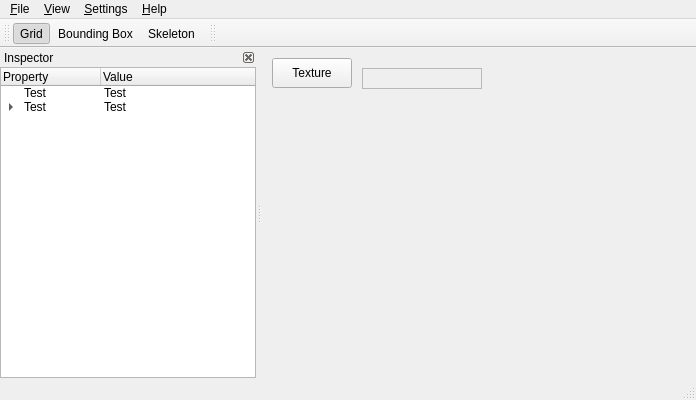
<?xml version="1.0" encoding="UTF-8"?>
<ui version="4.0">
 <class>MainWindowClass</class>
 <widget class="QMainWindow" name="MainWindowClass">
  <property name="geometry">
   <rect>
    <x>0</x>
    <y>0</y>
    <width>696</width>
    <height>400</height>
   </rect>
  </property>
  <property name="windowTitle">
   <string>MainWindow</string>
  </property>
  <property name="windowIcon">
   <iconset>
    <normaloff>:/icons/application/mv.png</normaloff>:/icons/application/mv.png</iconset>
  </property>
  <property name="styleSheet">
   <string notr="true"/>
  </property>
  <property name="toolButtonStyle">
   <enum>Qt::ToolButtonIconOnly</enum>
  </property>
  <property name="dockOptions">
   <set>QMainWindow::AllowTabbedDocks|QMainWindow::AnimatedDocks</set>
  </property>
  <widget class="QWidget" name="centralWidget">
   <layout class="QVBoxLayout" name="verticalLayout_2">
    <property name="margin">
     <number>0</number>
    </property>
    <item>
     <widget class="OgreRenderWindow" name="ogreWindow" native="true">
      <widget class="QToolButton" name="polyMode">
       <property name="geometry">
        <rect>
         <x>10</x>
         <y>10</y>
         <width>80</width>
         <height>30</height>
        </rect>
       </property>
       <property name="sizePolicy">
        <sizepolicy hsizetype="Fixed" vsizetype="Fixed">
         <horstretch>0</horstretch>
         <verstretch>0</verstretch>
        </sizepolicy>
       </property>
       <property name="minimumSize">
        <size>
         <width>80</width>
         <height>29</height>
        </size>
       </property>
       <property name="toolTip">
        <string>Cycle rendering modes.</string>
       </property>
       <property name="statusTip">
        <string>Cycle rendering modes.</string>
       </property>
       <property name="styleSheet">
        <string>  QToolButton::menu-button:hover {
         border: 1px outset #bbbbbb;
         border-top-right-radius: 3px;
         border-bottom-right-radius: 3px;
         /* 16px width + 4px for border = 20px allocated above */
         width: 10px;
}</string>
       </property>
       <property name="text">
        <string>Texture</string>
       </property>
       <property name="popupMode">
        <enum>QToolButton::InstantPopup</enum>
       </property>
       <property name="toolButtonStyle">
        <enum>Qt::ToolButtonIconOnly</enum>
       </property>
       <property name="arrowType">
        <enum>Qt::NoArrow</enum>
       </property>
      </widget>
      <widget class="AnimationFrame" name="animControls">
       <property name="geometry">
        <rect>
         <x>100</x>
         <y>20</y>
         <width>120</width>
         <height>21</height>
        </rect>
       </property>
       <property name="frameShape">
        <enum>QFrame::StyledPanel</enum>
       </property>
       <property name="frameShadow">
        <enum>QFrame::Raised</enum>
       </property>
      </widget>
     </widget>
    </item>
   </layout>
  </widget>
  <widget class="QMenuBar" name="menuBar">
   <property name="geometry">
    <rect>
     <x>0</x>
     <y>0</y>
     <width>696</width>
     <height>21</height>
    </rect>
   </property>
   <property name="styleSheet">
    <string/>
   </property>
   <widget class="QMenu" name="menuFile">
    <property name="title">
     <string>&amp;File</string>
    </property>
    <addaction name="actionOpenMesh"/>
    <addaction name="actionCloseMesh"/>
    <addaction name="separator"/>
    <addaction name="actionQuit"/>
   </widget>
   <widget class="QMenu" name="menuSettings">
    <property name="title">
     <string>&amp;Settings</string>
    </property>
    <addaction name="actionPreferences"/>
   </widget>
   <widget class="QMenu" name="menuHelp">
    <property name="title">
     <string>&amp;Help</string>
    </property>
    <addaction name="actionAbout"/>
   </widget>
   <widget class="QMenu" name="menuView">
    <property name="title">
     <string>&amp;View</string>
    </property>
    <addaction name="actionGrid"/>
    <addaction name="separator"/>
    <addaction name="actionBoundingBox"/>
    <addaction name="actionSkeleton"/>
    <addaction name="actionRenderMode"/>
    <addaction name="separator"/>
    <addaction name="actionInspector"/>
   </widget>
   <addaction name="menuFile"/>
   <addaction name="menuView"/>
   <addaction name="menuSettings"/>
   <addaction name="menuHelp"/>
  </widget>
  <widget class="QToolBar" name="viewToolBar">
   <property name="styleSheet">
    <string/>
   </property>
   <attribute name="toolBarArea">
    <enum>TopToolBarArea</enum>
   </attribute>
   <attribute name="toolBarBreak">
    <bool>false</bool>
   </attribute>
   <addaction name="actionGrid"/>
   <addaction name="actionBoundingBox"/>
   <addaction name="actionSkeleton"/>
  </widget>
  <widget class="QStatusBar" name="statusBar"/>
  <widget class="QToolBar" name="tbAnimation">
   <property name="windowTitle">
    <string>Animation Controls</string>
   </property>
   <property name="allowedAreas">
    <set>Qt::BottomToolBarArea|Qt::TopToolBarArea</set>
   </property>
   <attribute name="toolBarArea">
    <enum>TopToolBarArea</enum>
   </attribute>
   <attribute name="toolBarBreak">
    <bool>false</bool>
   </attribute>
  </widget>
  <widget class="QDockWidget" name="dockWidget">
   <property name="floating">
    <bool>false</bool>
   </property>
   <property name="features">
    <set>QDockWidget::DockWidgetClosable|QDockWidget::DockWidgetMovable</set>
   </property>
   <property name="allowedAreas">
    <set>Qt::AllDockWidgetAreas</set>
   </property>
   <property name="windowTitle">
    <string>Inspector</string>
   </property>
   <attribute name="dockWidgetArea">
    <number>1</number>
   </attribute>
   <widget class="QWidget" name="dockWidgetContents">
    <layout class="QVBoxLayout" name="verticalLayout">
     <property name="margin">
      <number>0</number>
     </property>
     <item>
      <widget class="QTreeWidget" name="treeWidget">
       <property name="rootIsDecorated">
        <bool>true</bool>
       </property>
       <property name="uniformRowHeights">
        <bool>true</bool>
       </property>
       <column>
        <property name="text">
         <string>Property</string>
        </property>
       </column>
       <column>
        <property name="text">
         <string>Value</string>
        </property>
       </column>
       <item>
        <property name="text">
         <string>Test</string>
        </property>
        <property name="text">
         <string>Test</string>
        </property>
       </item>
       <item>
        <property name="text">
         <string>Test</string>
        </property>
        <property name="background">
         <brush brushstyle="NoBrush">
          <color alpha="255">
           <red>170</red>
           <green>170</green>
           <blue>127</blue>
          </color>
         </brush>
        </property>
        <property name="text">
         <string>Test</string>
        </property>
        <property name="background">
         <brush brushstyle="NoBrush">
          <color alpha="255">
           <red>170</red>
           <green>170</green>
           <blue>127</blue>
          </color>
         </brush>
        </property>
        <property name="flags">
         <set>ItemIsDragEnabled|ItemIsUserCheckable|ItemIsEnabled</set>
        </property>
        <item>
         <property name="text">
          <string>More</string>
         </property>
         <property name="text">
          <string>More</string>
         </property>
        </item>
       </item>
      </widget>
     </item>
    </layout>
   </widget>
  </widget>
  <action name="actionQuit">
   <property name="text">
    <string>Quit</string>
   </property>
   <property name="shortcut">
    <string>Ctrl+Q</string>
   </property>
  </action>
  <action name="actionOpenMesh">
   <property name="icon">
    <iconset>
     <normaloff>:/icons/small/folder_page.png</normaloff>:/icons/small/folder_page.png</iconset>
   </property>
   <property name="text">
    <string>Open Mesh</string>
   </property>
   <property name="shortcut">
    <string>Ctrl+O</string>
   </property>
  </action>
  <action name="actionCloseMesh">
   <property name="text">
    <string>Close Mesh</string>
   </property>
  </action>
  <action name="actionPreferences">
   <property name="icon">
    <iconset>
     <normaloff>:/icons/small/cog.png</normaloff>:/icons/small/cog.png</iconset>
   </property>
   <property name="text">
    <string>Preferences</string>
   </property>
  </action>
  <action name="actionAbout">
   <property name="text">
    <string>About</string>
   </property>
  </action>
  <action name="actionInspector">
   <property name="checkable">
    <bool>true</bool>
   </property>
   <property name="text">
    <string>Inspector</string>
   </property>
  </action>
  <action name="actionBoundingBox">
   <property name="checkable">
    <bool>true</bool>
   </property>
   <property name="icon">
    <iconset>
     <normaloff>:/icons/small/bounding_box2.png</normaloff>:/icons/small/bounding_box2.png</iconset>
   </property>
   <property name="text">
    <string>Bounding Box</string>
   </property>
   <property name="toolTip">
    <string>Toggle Bounding Box</string>
   </property>
   <property name="statusTip">
    <string>Toggle display of the meshes bounding box.</string>
   </property>
  </action>
  <action name="actionSkeleton">
   <property name="checkable">
    <bool>true</bool>
   </property>
   <property name="icon">
    <iconset>
     <normaloff>:/icons/small/skeleton.png</normaloff>:/icons/small/skeleton.png</iconset>
   </property>
   <property name="text">
    <string>Skeleton</string>
   </property>
   <property name="toolTip">
    <string>Toggle Skeleton</string>
   </property>
   <property name="statusTip">
    <string>Toggle display of the meshes skeleton.</string>
   </property>
  </action>
  <action name="actionTexture">
   <property name="checkable">
    <bool>true</bool>
   </property>
   <property name="text">
    <string>Texture</string>
   </property>
   <property name="toolTip">
    <string>Render Textures</string>
   </property>
   <property name="statusTip">
    <string>Render the mesh with textures.</string>
   </property>
  </action>
  <action name="actionWireframe">
   <property name="checkable">
    <bool>true</bool>
   </property>
   <property name="text">
    <string>Wireframe</string>
   </property>
   <property name="toolTip">
    <string>Render Wireframe</string>
   </property>
   <property name="statusTip">
    <string>Render the mesh as wireframe.</string>
   </property>
  </action>
  <action name="actionPoints">
   <property name="checkable">
    <bool>true</bool>
   </property>
   <property name="text">
    <string>Points</string>
   </property>
   <property name="toolTip">
    <string>Render Points</string>
   </property>
   <property name="statusTip">
    <string>Render the mesh as points.</string>
   </property>
  </action>
  <action name="actionRenderMode">
   <property name="text">
    <string>Render Mode</string>
   </property>
   <property name="statusTip">
    <string>Change the rendering mode.</string>
   </property>
  </action>
  <action name="actionGrid">
   <property name="checkable">
    <bool>true</bool>
   </property>
   <property name="checked">
    <bool>true</bool>
   </property>
   <property name="icon">
    <iconset>
     <normaloff>:/icons/small/grid.png</normaloff>:/icons/small/grid.png</iconset>
   </property>
   <property name="text">
    <string>Grid</string>
   </property>
   <property name="toolTip">
    <string>Toggle Grid</string>
   </property>
   <property name="statusTip">
    <string>Show or hide the ground plane grid.</string>
   </property>
  </action>
 </widget>
 <layoutdefault spacing="6" margin="11"/>
 <customwidgets>
  <customwidget>
   <class>OgreRenderWindow</class>
   <extends>QWidget</extends>
   <header>ogrerenderwindow.h</header>
   <container>1</container>
  </customwidget>
  <customwidget>
   <class>AnimationFrame</class>
   <extends>QFrame</extends>
   <header>AnimationFrame.h</header>
   <container>1</container>
  </customwidget>
 </customwidgets>
 <resources/>
 <connections/>
</ui>
